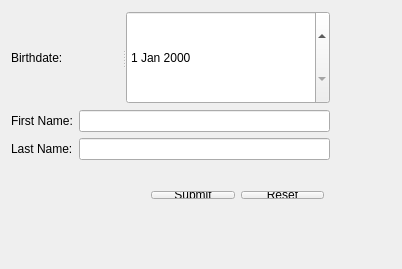
<?xml version="1.0" encoding="UTF-8"?>
<ui version="4.0">
 <class>FormPrac</class>
 <widget class="QWidget" name="FormPrac">
  <property name="geometry">
   <rect>
    <x>0</x>
    <y>0</y>
    <width>402</width>
    <height>269</height>
   </rect>
  </property>
  <property name="windowTitle">
   <string>FormPrac</string>
  </property>
  <widget class="QWidget" name="">
   <property name="geometry">
    <rect>
     <x>0</x>
     <y>0</y>
     <width>341</width>
     <height>171</height>
    </rect>
   </property>
   <layout class="QVBoxLayout" name="verticalLayout">
    <item>
     <widget class="QSplitter" name="splitter">
      <property name="orientation">
       <enum>Qt::Horizontal</enum>
      </property>
      <widget class="QLabel" name="label_2">
       <property name="text">
        <string>Birthdate:</string>
       </property>
      </widget>
      <widget class="QDateEdit" name="dateEdit"/>
     </widget>
    </item>
    <item>
     <layout class="QHBoxLayout" name="horizontalLayout">
      <item>
       <widget class="QLabel" name="firstNameLab">
        <property name="text">
         <string>First Name:</string>
        </property>
       </widget>
      </item>
      <item>
       <widget class="QLineEdit" name="firstName"/>
      </item>
     </layout>
    </item>
    <item>
     <layout class="QHBoxLayout" name="horizontalLayout_2">
      <item>
       <widget class="QLabel" name="lastNameLab">
        <property name="text">
         <string>Last Name:</string>
        </property>
       </widget>
      </item>
      <item>
       <widget class="QLineEdit" name="lastName"/>
      </item>
     </layout>
    </item>
   </layout>
  </widget>
  <widget class="QWidget" name="">
   <property name="geometry">
    <rect>
     <x>140</x>
     <y>180</y>
     <width>195</width>
     <height>30</height>
    </rect>
   </property>
   <layout class="QHBoxLayout" name="horizontalLayout_3">
    <item>
     <widget class="QPushButton" name="pushButton">
      <property name="text">
       <string>Submit</string>
      </property>
     </widget>
    </item>
    <item>
     <widget class="QPushButton" name="pushButton_2">
      <property name="text">
       <string>Reset</string>
      </property>
     </widget>
    </item>
   </layout>
  </widget>
 </widget>
 <layoutdefault spacing="6" margin="11"/>
 <resources/>
 <connections/>
</ui>
